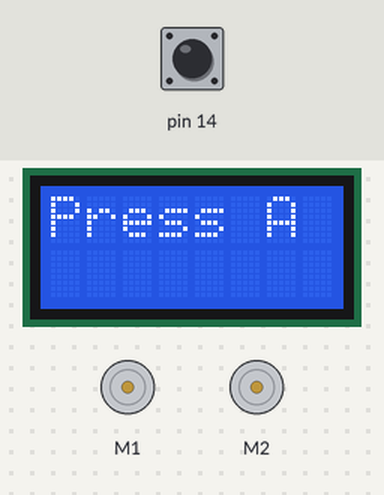
Simulated run of this sketch. Board: Arduino Leonardo, built with avr-gcc and run on an emulated ATmega32U4. Parts: 8×2 character LCD, 2 × DC motor (green arrow = forward, orange = backward, longer = faster). The test bench sets the inputs (shaded band); at power-on: pin 14 HIGH. What the sketch prints to the serial monitor is not drawn.

Above: at 0.8 s.
0.9 s: pin 14 pulled LOW for 0.15 s
At 1.4 s:
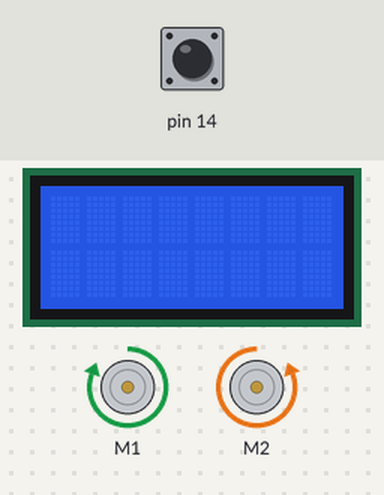
Timing chart, 0 to 3.9 s (numbered marks = the images above; inputs shaded):
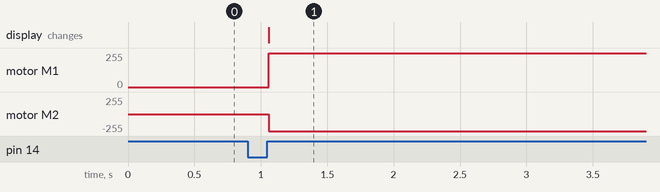

The sketch:

Inside_the_ring.ino
```cpp
#include <Wire.h>
#include <Zumo32U4.h>

Zumo32U4LineSensors lineSensors;
Zumo32U4LCD lcd;
Zumo32U4ButtonA buttonA;
Zumo32U4Motors motors;

uint16_t lineSensorValues[5];
uint16_t lineSensor1;
uint16_t lineSensor2;
uint16_t lineSensor3;

const uint16_t sensorThreshold = 1100;
const uint16_t turnSpeed = 450;

boolean warnRight = false;
boolean warnLeft = false;
boolean warnCenter = false;

void setup() {
  // put your setup code here, to run once:
  lcd.clear();
  lcd.print(F("Press A"));
  buttonA.waitForButton();
  lcd.clear();
  lineSensors.initFiveSensors();

}

void turnRight()
{
  motors.setSpeeds(turnSpeed, -turnSpeed);
  delay(100);
}

void turnLeft()
{
  motors.setSpeeds(-turnSpeed, turnSpeed);
  delay(100);
}

void turnAround()
{
  motors.setSpeeds(turnSpeed, -turnSpeed);
  delay(500);
}

void goStraight()
{
  motors.setSpeeds(340, 340);
//  delay(500);
}


void loop() {
  Serial.begin(9600);
  lineSensors.read(lineSensorValues);
  lineSensor1 = lineSensorValues[0];
  lineSensor2 = lineSensorValues[2];
  lineSensor3 = lineSensorValues[4];
  //Serial.println(lineSensor1);
  warnRight = (lineSensor1 <= sensorThreshold) && (lineSensor3 >= sensorThreshold);
  warnLeft = (lineSensor1 >= sensorThreshold) && (lineSensor3 <= sensorThreshold);
  warnCenter = (lineSensor1 <= sensorThreshold) && (lineSensor3 <= sensorThreshold);
  if(warnRight){
    Serial.println("右侧");
    turnRight();
  }
  else if(warnLeft){
    Serial.println("左侧");
    turnLeft();
  }
  else if(warnCenter){
    Serial.println("中间");
    turnAround();
  }
  goStraight();

  Serial.println("直走");
}
```

Measured:
- after the input at 0.9 s, motor M1: stopped → forward 255/255 after 0.16 s; motor M2: stopped → backward 255/255 after 0.16 s; the display: changes after 0.16 s (image 1)
